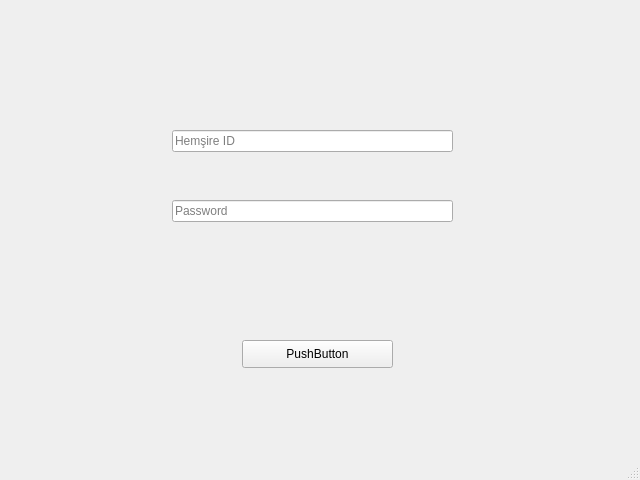
<?xml version="1.0" encoding="UTF-8"?>
<ui version="4.0">
 <class>MainWindow</class>
 <widget class="QMainWindow" name="MainWindow">
  <property name="geometry">
   <rect>
    <x>0</x>
    <y>0</y>
    <width>640</width>
    <height>480</height>
   </rect>
  </property>
  <property name="windowTitle">
   <string>MainWindow</string>
  </property>
  <widget class="QWidget" name="centralwidget">
   <widget class="QWidget" name="widget" native="true">
    <property name="geometry">
     <rect>
      <x>0</x>
      <y>0</y>
      <width>640</width>
      <height>480</height>
     </rect>
    </property>
    <widget class="QPushButton" name="pushButton">
     <property name="geometry">
      <rect>
       <x>242</x>
       <y>340</y>
       <width>151</width>
       <height>28</height>
      </rect>
     </property>
     <property name="text">
      <string>PushButton</string>
     </property>
    </widget>
    <widget class="QLineEdit" name="lineEdit">
     <property name="geometry">
      <rect>
       <x>172</x>
       <y>130</y>
       <width>281</width>
       <height>22</height>
      </rect>
     </property>
     <property name="placeholderText">
      <string>Hemşire ID</string>
     </property>
    </widget>
    <widget class="QLineEdit" name="lineEdit_2">
     <property name="geometry">
      <rect>
       <x>172</x>
       <y>200</y>
       <width>281</width>
       <height>22</height>
      </rect>
     </property>
     <property name="echoMode">
      <enum>QLineEdit::Password</enum>
     </property>
     <property name="placeholderText">
      <string>Password</string>
     </property>
    </widget>
   </widget>
  </widget>
  <widget class="QStatusBar" name="statusbar"/>
 </widget>
 <resources/>
 <connections/>
</ui>
